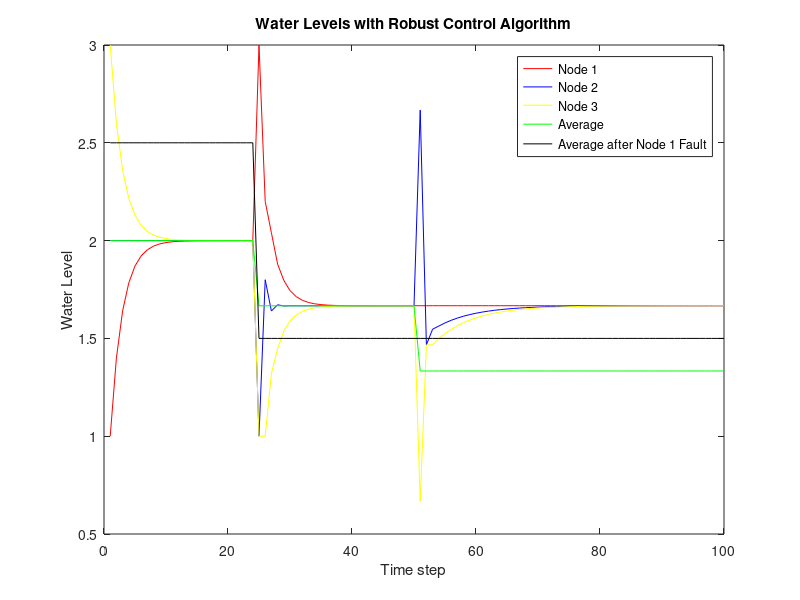
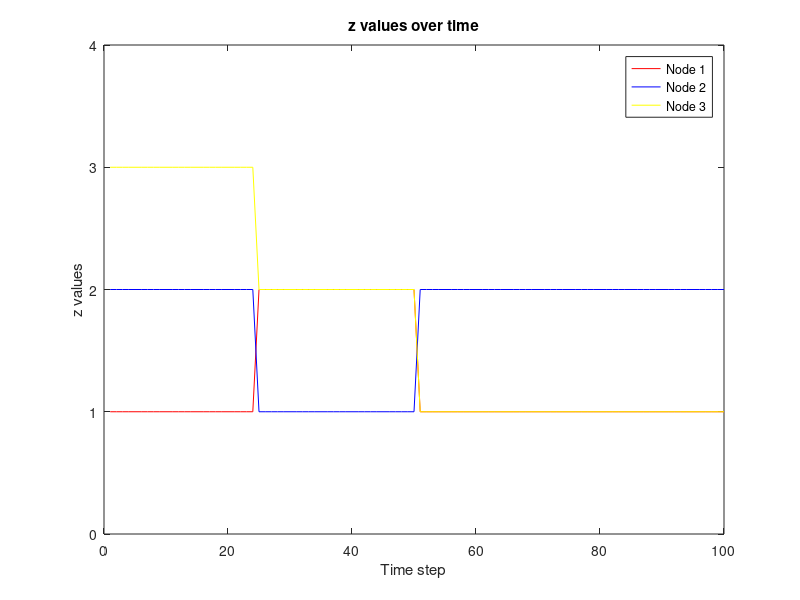

Recreate these plots in MATLAB, in order.
% Parametri iniziali
a21 = 1; % Coefficiente di controllo
a23 = 1;
epsilon = 0.4; % Passo del consenso
timesteps = 100; % Numero di iterazioni

% Array per memorizzare i risultatix1_values = zeros(1, timesteps);
x1_values = zeros(1, timesteps);
x2_values = zeros(1, timesteps);
x3_values = zeros(1, timesteps);
z1_values = zeros(1, timesteps);
z2_values = zeros(1, timesteps);
z3_values = zeros(1, timesteps);


% for i=1:24
%     z1_values(1,i)=1;% end
% for i=25:50%     z1_values(1,i)=2;
% end% for i=51:100
%     z1_values(1,i)=1;% end
% % for i=1:15
%     z2_values(1,i)=2% end
% for i=16:65%     z2_values(1,i)=1;
% end% for i=66:100
%     z2_values(1,i)=2;% end
% % for i=1:34
%     z3_values(1,i)=3;% end
% for i=35:53%     z3_values(1,i)=2;
% end% for i=54:80
%     z3_values(1,i)=1;% end
% for i=81:100%     z3_values(1,i)=2;
% end

for i=1:24    
    z1_values(1,i)=1;
end
for i=25:50
    z1_values(1,i)=2;
end
for i=51:100
    z1_values(1,i)=1;
end

for i=1:24
    z2_values(1,i)=2;
end
for i=25:50    
    z2_values(1,i)=1;
end
for i=51:100
    z2_values(1,i)=2;
end

for i=1:24
    z3_values(1,i)=3;
end
for i=25:50    
    z3_values(1,i)=2;
end
for i=51:100
    z3_values(1,i)=1;
end

media = (z1_values + z2_values + z3_values)/3;
media2 = (z2_values + z3_values)/2;

x1_values(1,1) = z1_values(1,1); % Livello iniziale d'acqua nel nodo 1
x2_values(1,1) = z2_values(1,1); % Livello iniziale d'acqua nel nodo 2
x3_values(1,1) = z3_values(1,1); % Livello iniziale d'acqua nel nodo 2

% Loop temporale
for k = 1:timesteps-1

    if k < 40
        x1_values(k+1) = x1_values(k) - epsilon * (x1_values(k) - x2_values(k)) + z1_values(k+1) - z1_values(k);
    else
        x1_values(k+1) = x1_values(k);
    end

    % Algoritmo del consenso    
    x2_values(k+1) = x2_values(k) - epsilon * ((x2_values(k) - x1_values(k)) + (x2_values(k) - x3_values(k))) + z2_values(k+1) - z2_values(k);   
    x3_values(k+1) = x3_values(k) - epsilon * (x3_values(k) - x2_values(k)) + z3_values(k+1) - z3_values(k);   

end

% Visualizza i livelli d'acqua
figure;
plot(1:timesteps, x1_values, 'r', 1:timesteps, x2_values, 'b', 1:timesteps, x3_values, 'y', 1:timesteps, media, 'g', 1:timesteps, media2, 'k');
xlabel('Time step');
ylabel('Water Level');
legend('Node 1', 'Node 2', 'Node 3', 'Average','Average after Node 1 Fault');
title('Water Levels with Robust Control Algorithm');

% Visualizza i valori di z
figure;
plot(1:timesteps, z1_values, 'r');
hold on
plot(1:timesteps, z2_values, 'b');
hold on
plot(1:timesteps, z3_values, 'y');
xlabel('Time step');
ylabel('z values');
yticks([0 1 2 3 4]); % Mostra solo 0, 1, 2, 3 sull'asse y
ylim([0 4]); % Imposta l'intervallo dell'asse y da 0 a 3
legend('Node 1', 'Node 2', 'Node 3');
title('z values over time');